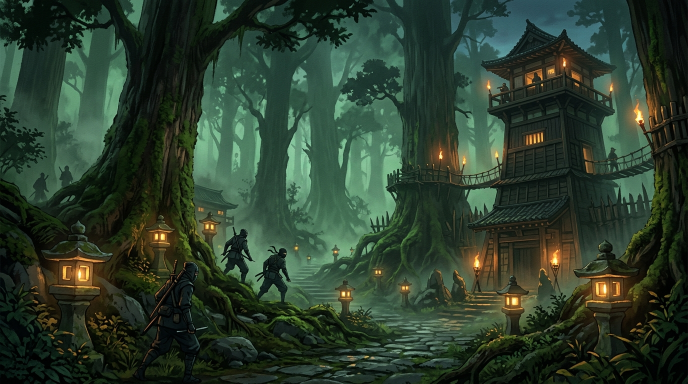
#> input picture src/assets/images/shinobi_campaign_forest_backdrop_1791702689788.jpg, 1376 x 768 px (shown at 1/2 size)
$ python half.py ../../../../src/assets/images/shinobi_campaign_forest_backdrop_1791702689788.jpg out.png
#> lines starting #> are read from the running program, lines starting #| are printed output that depends on the picture
import sys
from PIL import Image
im = Image.open(sys.argv[1]); w = im.width // 8
#> further down, im is the input picture: PIL image 1376x768 RGB; mean R, G, B 44, 61.7, 45.2
#> after `w = im.width // 8`: w = 172
cols = 4
out = Image.new('RGB', (w * cols // 2, im.height * 2 // 2))
#> out: PIL image 344x768 RGB; every value is 0
for i in range(8):
    t = im.crop((i * w, 0, (i + 1) * w, im.height)).resize((w // 2, im.height // 2))
    out.paste(t, ((i % cols) * (w // 2), (i // cols) * (im.height // 2)))
#> this loop made 8 passes
#> pass 1, `t = im.crop((i * w, 0, (i + 1) * w, im.height)).resize((w // 2, im.hei..`:
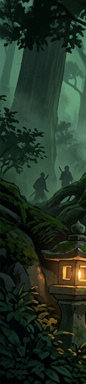
#> t: PIL image 86x384 RGB; mean R, G, B 34.3, 50.4, 36
#> pass 2, `t = im.crop((i * w, 0, (i + 1) * w, im.height)).resize((w // 2, im.hei..`:
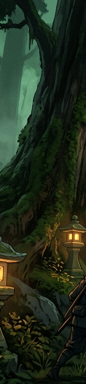
#> t: PIL image 86x384 RGB; mean R, G, B 33.2, 43.6, 27.4
#> pass 3, `t = im.crop((i * w, 0, (i + 1) * w, im.height)).resize((w // 2, im.hei..`:
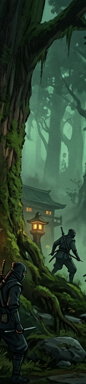
#> t: PIL image 86x384 RGB; mean R, G, B 44.6, 66, 47.1
#> after the loop:
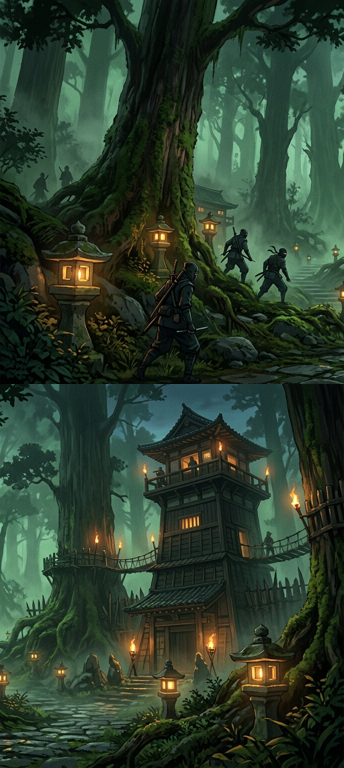
#> out: PIL image 344x768 RGB; mean R, G, B 44, 61.7, 45.2
#> after the loop:
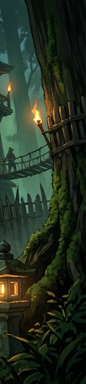
#> t: PIL image 86x384 RGB; mean R, G, B 36.9, 47.6, 32.7
out.save(sys.argv[2])

$ run again, on src/assets/images/shinobi_titanic_beast_backdrop_1791702699652.jpg
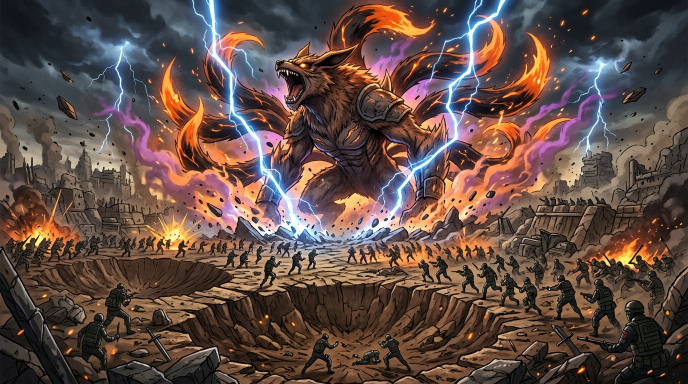
#> input picture src/assets/images/shinobi_titanic_beast_backdrop_1791702699652.jpg, 1376 x 768 px (shown at 1/2 size)
#> im is the input picture: PIL image 1376x768 RGB; mean R, G, B 97.1, 76.4, 70
#> after the loop `for i in range(8):`:
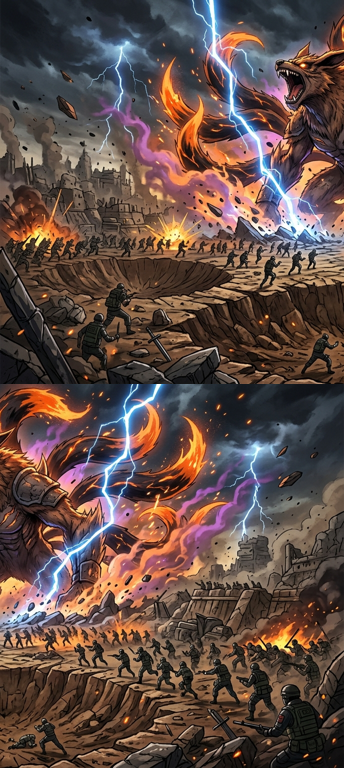
#> out: PIL image 344x768 RGB; mean R, G, B 97.1, 76.4, 70
#> after the loop `for i in range(8):`:
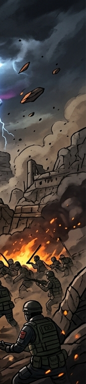
#> t: PIL image 86x384 RGB; mean R, G, B 69.3, 60.6, 55.2
